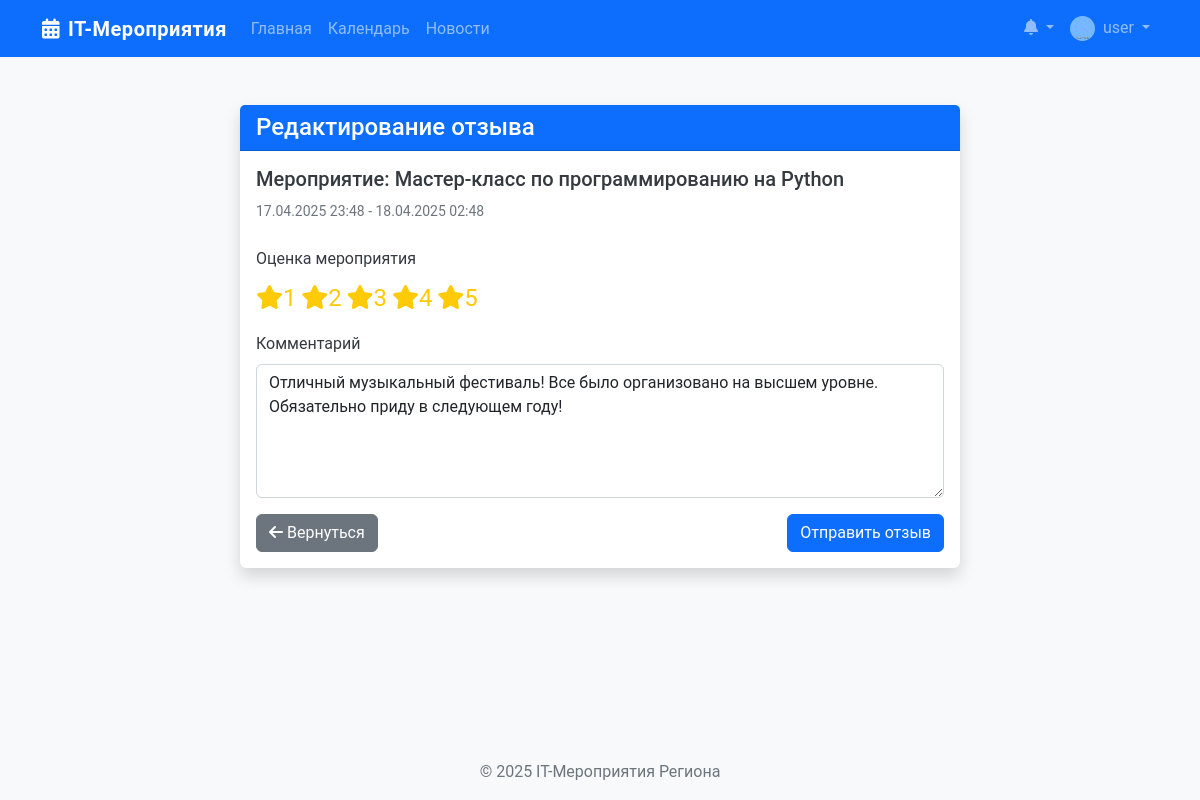
Page /event/event/1/review/edit/1 (signed in) on the committed database.
### app/models/user.py (models this page shows, shortened)
class User(db.Model, UserMixin):
    id = db.Column(db.Integer, primary_key=True)
    username = db.Column(db.String(50), unique=True, nullable=False)
    email = db.Column(db.String(120), unique=True, nullable=False)
    password = db.Column(db.String(60), nullable=False)
    role = db.Column(db.String(20), default=UserRole.PARTICIPANT.value)
    profile_image = db.Column(db.String(20), default='default.jpg')
    created_at = db.Column(db.DateTime, default=datetime.utcnow)
    organized_events = db.relationship('Event', back_populates='organizer')
    applications = db.relationship('EventApplication', back_populates='user')
    achievements = db.relationship('Achievement', secondary=user_achievements,
                                   backref=db.backref('users', lazy='dynamic'))
    event_achievements = db.relationship('UserEventAchievement', back_populates='user')
    organizer_achievements = db.relationship('UserOrganizerAchievement', back_populates='user')
    def is_admin(self):
        return self.role == UserRole.ADMIN.value
    def is_organizer(self):
        return self.role == UserRole.ORGANIZER.value or self.role == UserRole.ADMIN.value

### app/models/event.py (models this page shows, shortened)
class Event(db.Model):
    id = db.Column(db.Integer, primary_key=True)
    title = db.Column(db.String(100), nullable=False)
    description = db.Column(db.Text, nullable=False)
    start_datetime = db.Column(db.DateTime, nullable=False)
    end_datetime = db.Column(db.DateTime, nullable=False)
    location = db.Column(db.String(200))
    format = db.Column(db.String(20), default=EventFormat.OFFLINE.value)
    logo = db.Column(db.String(100), default='default_event.jpg')
    status = db.Column(db.String(20), default=EventStatus.PENDING.value)
    created_at = db.Column(db.DateTime, default=datetime.utcnow)
    updated_at = db.Column(db.DateTime, default=datetime.utcnow, onupdate=datetime.utcnow)
    default_points = db.Column(db.Integer, default=10)  # Очки по умолчанию для участников
    max_participants = db.Column(db.Integer, default=0)  # Максимальное количество участников (0 - без ограничений)
    organizer_id = db.Column(db.Integer, db.ForeignKey('user.id'), nullable=False)
    organizer = db.relationship('User', back_populates='organized_events')
    applications = db.relationship('EventApplication', back_populates='event', cascade='all, delete-orphan')
    tags = db.relationship('Tag', secondary=event_tags, backref=db.backref('events', lazy='dynamic'))
    achievements = db.relationship('EventAchievement', back_populates='event', cascade='all, delete-orphan')

class EventReview(db.Model):
    id = db.Column(db.Integer, primary_key=True)
    rating = db.Column(db.Integer, nullable=False)  # Рейтинг от 1 до 5
    comment = db.Column(db.Text, nullable=True)
    created_at = db.Column(db.DateTime, default=datetime.utcnow)
    event_id = db.Column(db.Integer, db.ForeignKey('event.id'), nullable=False)
    user_id = db.Column(db.Integer, db.ForeignKey('user.id'), nullable=False)
    event = db.relationship('Event', backref=db.backref('reviews', lazy='dynamic'))
    user = db.relationship('User', backref=db.backref('event_reviews', lazy='dynamic'))

### app/routes/events.py (the view)
@events.route('/event/<int:event_id>/review/edit/<int:review_id>', methods=['GET', 'POST'])
@login_required
def edit_review(event_id, review_id):
    event = Event.query.get_or_404(event_id)
    review = EventReview.query.get_or_404(review_id)
    if review.user_id != current_user.id:
        flash('У вас нет прав для редактирования этого отзыва', 'danger')
        return redirect(url_for('events.event_detail', event_id=event.id))
    form = EventReviewForm()
    if form.validate_on_submit():
        review.rating = form.rating.data
        review.comment = form.comment.data
        db.session.commit()
        flash('Ваш отзыв успешно обновлен', 'success')
        return redirect(url_for('events.event_detail', event_id=event.id))
    elif request.method == 'GET':
        form.rating.data = review.rating
        form.comment.data = review.comment
    return render_template('events/edit_review.html',
                          title='Редактирование отзыва',
                          form=form,
                          event=event,
                          review=review)

### app/utils/forms.py
class EventReviewForm(FlaskForm):
    rating = RadioField('Оценка мероприятия',
                        choices=[(5, '5'), (4, '4'), (3, '3'), (2, '2'), (1, '1')],
                        validators=[DataRequired()], coerce=int)
    comment = TextAreaField('Комментарий', validators=[
        Length(max=1000, message='Комментарий не должен превышать 1000 символов')
    ])
    submit = SubmitField('Отправить отзыв')

### app/__init__.py (called while the page is built)
@login_manager.user_loader
def load_user(user_id):
    return User.query.get(int(user_id))

### app/templates/events/edit_review.html (shortened to what this page needs)
{% extends "layout/base.html" %}
{% block content %}
<div class="container mt-4">
    <div class="row">
        <div class="col-md-8 offset-md-2">
            <div class="card shadow">
                <div class="card-header bg-primary text-white">
                    <h4 class="card-title mb-0">Редактирование отзыва</h4>
                </div>
                <div class="card-body">
                    <div class="mb-4">
                        <h5>Мероприятие: {{ event.title }}</h5>
                        <p><small class="text-muted">{{ event.start_datetime.strftime('%d.%m.%Y %H:%M') }} - {{ event.end_datetime.strftime('%d.%m.%Y %H:%M') }}</small></p>
                    </div>
                    <form method="POST" action="{{ url_for('events.edit_review', event_id=event.id, review_id=review.id) }}">
                        <div class="mb-3">
                            {{ form.rating.label(class="form-label") }}
                            <div class="rating-input">
                                {% for subfield in form.rating %}
                                    {{ subfield.label }}
                                {% endfor %}
                            </div>
                        </div>
                        <div class="mb-3">
                            {{ form.comment.label(class="form-label") }}
                            {{ form.comment(class="form-control", rows=5) }}
                        </div>
                        <div class="d-flex justify-content-between">
                            <a href="{{ url_for('events.event_detail', event_id=event.id) }}" class="btn btn-secondary">
                                <i class="fas fa-arrow-left me-1"></i>Вернуться
                            </a>
                            {{ form.submit(class="btn btn-primary") }}
                        </div>
                    </form>
                </div>
            </div>
        </div>
    </div>
</div>
{% endblock %}

### app/templates/layout/base.html (shortened to what this page needs)
<!DOCTYPE html>
<html lang="ru">
<head>
    <link href="https://cdn.jsdelivr.net/npm/bootstrap@5.2.3/dist/css/bootstrap.min.css" rel="stylesheet">
    <link rel="stylesheet" href="https://cdnjs.cloudflare.com/ajax/libs/font-awesome/6.1.1/css/all.min.css">
    <link rel="stylesheet" href="{{ url_for('static', filename='css/main.css') }}">
</head>
<body>
    <nav class="navbar navbar-expand-lg navbar-dark bg-primary sticky-top">
        <div class="container">
            <a class="navbar-brand" href="{{ url_for('main.index') }}">
                <i class="fas fa-calendar-alt me-2"></i>IT-Мероприятия
            </a>
            <div class="collapse navbar-collapse" id="navbarNavAltMarkup">
                <div class="navbar-nav">
                    <a class="nav-link" href="{{ url_for('main.index') }}">Главная</a>
                    <a class="nav-link" href="{{ url_for('main.calendar_view') }}">Календарь</a>
                    <a class="nav-link" href="{{ url_for('main.news_list') }}">Новости</a>
                </div>
                <div class="navbar-nav ms-auto">
                    {% if current_user.is_authenticated %}
                        <div class="nav-item dropdown">
                            <a class="nav-link dropdown-toggle position-relative" href="#" id="notificationsDropdown" role="button" data-bs-toggle="dropdown">
                                <i class="fas fa-bell"></i>
                            </a>
                        </div>
                        <div class="nav-item dropdown">
                            <a class="nav-link dropdown-toggle" href="#" id="userDropdown" role="button" data-bs-toggle="dropdown">
                                <img src="{{ url_for('static', filename='img/profile_pics/' + current_user.profile_image) }}" alt="Аватар" class="rounded-circle me-1" style="width: 25px; height: 25px;">
                                {{ current_user.username }}
                            </a>
                        </div>
                    {% else %}
                        <a class="nav-link" href="{{ url_for('auth.login') }}">Вход</a>
                        <a class="nav-link" href="{{ url_for('auth.register') }}">Регистрация</a>
                    {% endif %}
                </div>
            </div>
        </div>
    </nav>
    <main class="container my-4">
        {% block content %}{% endblock %}
    </main>
    <footer class="footer bg-light py-3 mt-5">
        <div class="container text-center">
            <span class="text-muted">© 2025 IT-Мероприятия Региона</span>
        </div>
    </footer>
</body>
</html>

### app/static/css/main.css (style rules this page uses)
body { font-family: 'Roboto', sans-serif; background-color: #f8f9fa; color: #343a40; min-height: 100vh; display: flex; flex-direction: column; }
main { flex: 1; }
.footer { margin-top: auto; }
.navbar-brand { font-weight: 700; letter-spacing: 0.5px; }
.card { border: none; transition: transform 0.3s, box-shadow 0.3s; }
.card-header { font-weight: 600; }

### app/templates/events/edit_review.html (style rules this page uses)
.rating-input { display: flex; flex-direction: row-reverse; justify-content: flex-end; }
.rating-input label { display: inline-block; cursor: pointer; font-size: 1.5rem; color: #ddd; margin-right: 0.3rem; }
.rating-input label:before { content: "\f005"; font-family: "Font Awesome 5 Free"; font-weight: 900; }
.rating-input input:checked ~ label { color: #ffca08; }

### rows in the picture
User: profile_image (placeholder picture), username "user"
Event: title "Мастер-класс по программированию на Python", start_datetime "17.04.2025 23:48", end_datetime "18.04.2025 02:48"
EventReview: comment "Отличный музыкальный фестиваль! Все было организовано на высшем уровне. Обязательно приду в следующем году!"

### other values in the picture
{{ subfield.label }} "5" "4" "3" "2" "1"
